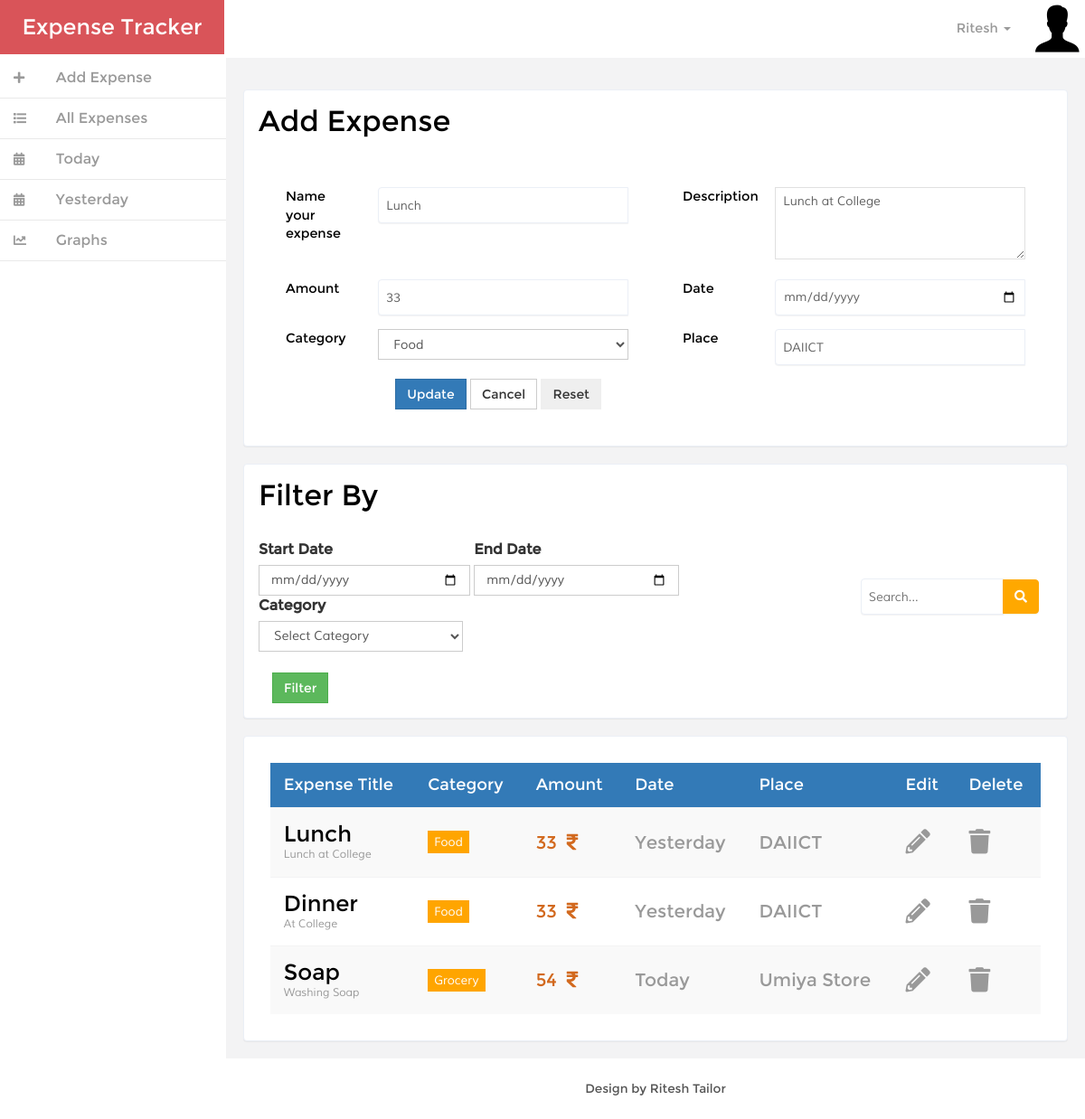
/ExpenseTracker/index.php?EditID=1 (signed in), run on the app's committed database.
### tables this page shows
CREATE TABLE `tblexpense` (
  `ExpenseID` int(11) NOT NULL,
  `Name` varchar(100) NOT NULL,
  `Description` text NOT NULL,
  `CategoryID` int(11) NOT NULL,
  `Amount` double NOT NULL,
  `Date` datetime NOT NULL,
  `Place` varchar(250) NOT NULL,
  `UserID` int(11) NOT NULL
);

CREATE TABLE `tblcategory` (
  `CategoryID` int(11) NOT NULL,
  `CategoryName` varchar(100) NOT NULL
);

### ExpenseTracker/index.php (the view, shortened to what the rows shown need)
<!DOCTYPE HTML>
<html>
<head>
    <link href="css/bootstrap.min.css" rel='stylesheet' type='text/css' />
    <link href="css/style.css" rel='stylesheet' type='text/css' />
    <link href="https://use.fontawesome.com/releases/v5.0.6/css/all.css" rel="stylesheet">
    <link href="css/custom.css" rel="stylesheet">
</head>
<body>
    <?php
        include_once("Connection.php");
        if(isset($_REQUEST["EditID"])){
            $ID=$_REQUEST["EditID"];
            $qry="select * from tblExpense where ExpenseID=".$ID;
            $rs=mysqli_query($con,$qry);
            $res=mysqli_fetch_assoc($rs);
        }
    ?>
    <div id="wrapper">
        <nav class="navbar-default navbar-static-top" role="navigation">
            <div class="navbar-header">
                <h1>
                    <a class="navbar-brand" style="height: auto; font-size: 18pt;" href="index.php">Expense Tracker</a>
                </h1>
            </div>
        </nav>
        <div id="page-wrapper" class="gray-bg dashbard-1">
            <div class="content-main" style="min-height: 750px;">
                <div class="grid-form1" style="margin: 2%;" id="FormAddExpense">
                    <form class=" row" method="post">
                        <div class="tab-content">
                            <div class="tab-pane active" id="horizontal-form">
                                <div class="form-group col-lg-6 col-md-6 col-sm-12 col-xs-12">
                                    <div class="col-sm-9">
                                        <input type="text" class="form-control2" id="txtName" name="txtName" placeholder="Name your expense" required value='<?php if(isset($_REQUEST["EditID"])) echo $res["Name"]; ?>' >
                                    </div>
                                </div>
                                <div class="form-group col-lg-6 col-md-6 col-sm-12 col-xs-12">
                                    <div class="col-sm-9">
                                        <textarea name="txtDesc" id="txtDesc" cols="50" rows="5" style="height: 80px;" class="form-control1" required><?php if(isset($_REQUEST["EditID"])) echo $res["Description"]; ?></textarea>
                                    </div>
                                </div>
                                <div class="form-group col-lg-6 col-md-6 col-sm-12 col-xs-12">
                                    <div class="col-sm-9">
                                        <input type="text" class="form-control2" id="txtAmount" name="txtAmount" placeholder="Expense amount" required value='<?php if(isset($_REQUEST["EditID"])) echo $res["Amount"]; ?>'>
                                    </div>
                                </div>
                                <div class="form-group col-lg-6 col-md-6 col-sm-12 col-xs-12">
                                    <div class="col-sm-9">
                                        <input type="date" class="form-control2" id="txtDate" name="txtDate" required value='<?php if(isset($_REQUEST["EditID"])) echo $res["Date"]; ?>'>
                                    </div>
                                </div>
                                <div class="form-group col-lg-6 col-md-6 col-sm-12 col-xs-12">
                                    <div class="col-sm-9">
                                        <input type="text" class="form-control2" id="txtPlace" name="txtPlace" placeholder="Name the place where you spent this amount" required value='<?php if(isset($_REQUEST["EditID"])) echo $res["Place"]; ?>'>
                                    </div>
                                </div>
                            </div>
                        </div>
                    </form>
                </div>
                <div class="row">
                    <div class="col-sm-12 col-md-12 col-lg-12 col-xs-12">
                        <div class="tab-pane active text-style" id="tab1" style="padding :0% 2% 2% 2%;">
                            <div class="inbox-right">
                                <div class="mailbox-content">
                                    <table class="table table-striped table-hover table-responsive">
                                        <thead class="bg-primary">
                                            <tr>
                                                <td class="table-text">
                                                    <h4>Expense Title</h4>
                                                </td>
                                                <td>
                                                    <h4>Category</h4>
                                                </td>
                                                <td>
                                                    <h4>Amount</h4>
                                                </td>
                                                <td>
                                                    <h4>Date</h4>
                                                </td>
                                                <td>
                                                    <h4>Place</h4>
                                                </td>
                                                <td>
                                                    <h4>Edit</h4>
                                                </td>
                                                <td>
                                                    <h4>Delete</h4>
                                                </td>
                                            </tr>
                                        </thead>
                                        <tbody id="DataTableBody">
                                        <?php
                                            $qry="select e.*,c.* from tblexpense e,tblCategory c where UserID=".$_SESSION["UserID"]." and e.CategoryID=c.CategoryID order by e.Date asc";
                                            $rs=mysqli_query($con, $qry);
                                            while($doc=mysqli_fetch_assoc($rs)){
                                        ?>
                                        <tr class="table-row">
                                            <td class="table-text">
                                                <h5><?php echo $doc["Name"]; ?></h5>
                                                <p><?php echo $doc["Description"]; ?></p>
                                            </td>
                                            <td>
                                                <span class="fam"><?php echo $doc["CategoryName"]; ?></span>
                                            </td>
                                            <td>
                                                <p class="expAmount"><?php echo $doc["Amount"]; ?>&nbsp;
                                                    <i class="fa fa-rupee-sign" style="color: chocolate;"></i>
                                                </p>
                                            </td>
                                            <td class="march">
                                                <p class="dateStyle">
                                                    <?php
                                                        $today = date("Y-m-d");
                                                        $yesterday = date('Y-m-d', strtotime('-1 day', strtotime($today)));
                                                        $date=(new DateTime($doc["Date"]))->format('Y-m-d');
                                                        if($today==$date)
                                                            echo "Today";
                                                        else if($yesterday==$date)
                                                            echo "Yesterday";
                                                        else
                                                            echo $date;
                                                    ?>
                                                    </p>
                                            </td>
                                            <td>
                                                <p class="dateStyle"><?php echo $doc["Place"]; ?></p>
                                            </td>
                                            <td>
                                                <a href='index.php?EditID=<?php echo $doc["ExpenseID"]; ?>' class="editExpense">
                                                    <i class="fa fa-2x fa-pencil-alt icon-state-warning"></i>
                                                </a>
                                            </td>
                                            <td>
                                                <a href='index.php?DelID=<?php echo $doc["ExpenseID"]; ?>'>
                                                    <i class="fa fa-2x fa-trash icon-state-warning"></i>
                                                </a>
                                            </td>
                                        </tr>
                                        <?php
                                            }
                                        ?>
                                        </tbody>
                                    </table>
                                </div>
                            </div>
                        </div>
                    </div>
                </div>
            </div>
        </div>
        </div>
</body>
</html>

### data on the page
tblexpense: txtName "Lunch", txtDesc "Lunch at College", txtAmount "33", txtPlace "DAIICT", Name "Lunch", Description "Lunch at College", CategoryID.CategoryName "Food", Amount "33", shows "Yesterday", Place "DAIICT"
tblexpense: Name "Dinner", Description "At College", CategoryID.CategoryName "Food", Amount "33", shows "Yesterday", Place "DAIICT"
tblexpense: Name "Soap", Description "Washing Soap", CategoryID.CategoryName "Grocery", Amount "54", shows "Today", Place "Umiya Store"

### other printed values
$_SESSION["Name"] "Ritesh"
form field optCategory "Food"
